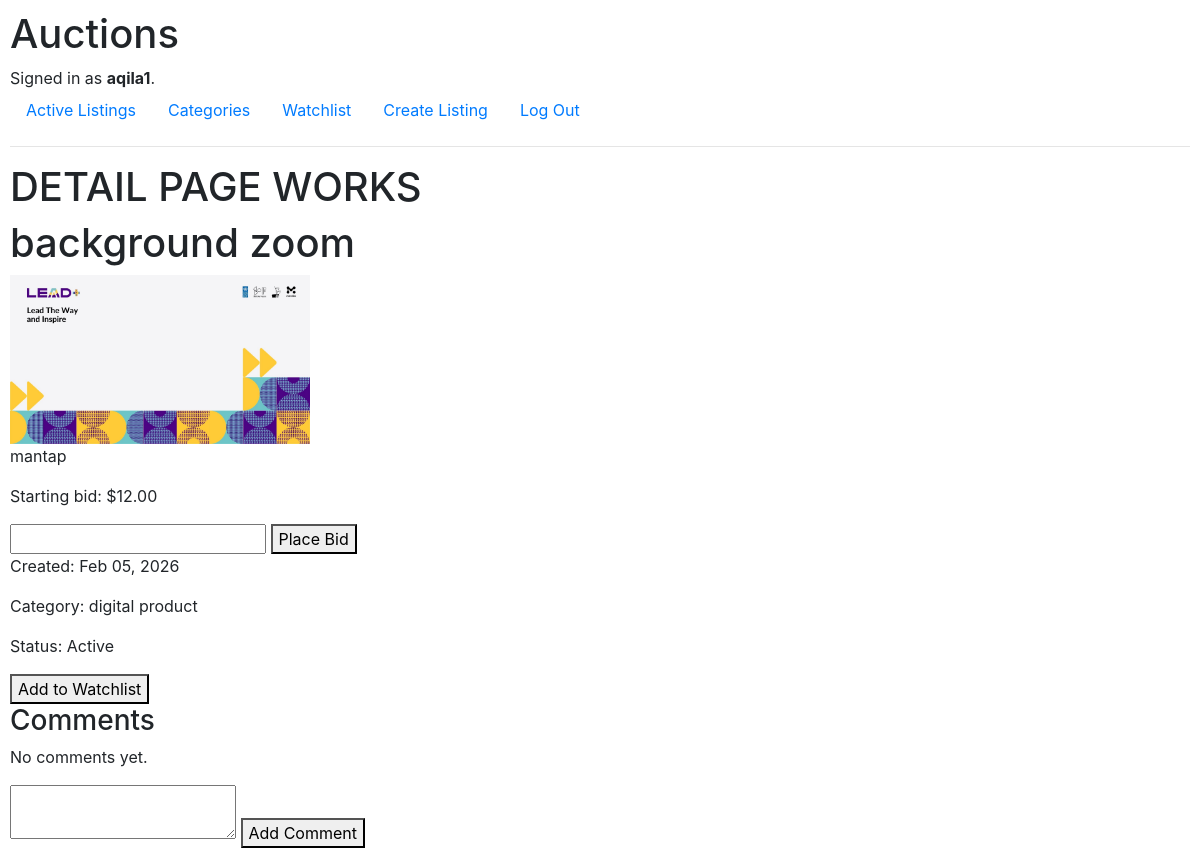
The app's page /listings/12/ (signed in) with its own data.
### auctions/models.py (models this page shows, shortened)
class User(AbstractUser):
    pass

class AuctionList(models.Model):
    owner = models.ForeignKey(
        User, on_delete = models.CASCADE, related_name="listings"
    )
    title = models.CharField(max_length=120)
    description = models.TextField()
    starting_bid = models.DecimalField(
        max_digits=10, decimal_places=2
    )
    image = models.ImageField(    # or URL field
       upload_to ="images/", blank = True, null = True
    )
    category = models.ForeignKey(
        Category, on_delete=models.SET_NULL, related_name="listings",  blank = True, null = True
    )
    date_posted = models.DateTimeField(auto_now_add=True)
    is_active = models.BooleanField(default=True)
    winner = models.ForeignKey(
        User, on_delete = models.SET_NULL,  blank = True, null = True, related_name ="won_auction"
    )
    watchlist = models.ManyToManyField(
        User, blank = True, related_name = "watchlist"
    )

class Category(models.Model):
    name = models.CharField(
        max_length=64, unique=True
    )

### auctions/views.py (the view, shortened to what this page needs)
# urls.py: path("listings/<int:listing_id>/", views.listing_detail, name="listing_detail"),
def listing_detail(request, listing_id):
    listing = get_object_or_404(AuctionList, pk=listing_id)
    bids = listing.bids.order_by("-amount")
    comments = listing.comments.order_by("-timestamp")
    highest_bid = bids.first()
    if highest_bid:
        current_price = highest_bid.amount
    else:
        current_price = listing.starting_bid
    is_owner = False
    is_watching = False
    is_winner = False
    if request.user.is_authenticated:
        is_owner = request.user == listing.owner
        is_watching = listing.watchlist.filter(id=request.user.id).exists()
        is_winner = (
            not listing.is_active
            and listing.winner == request.user
        )
    error_message = None
    return render(request, "auctions/listing_detail.html", {
        "listing": listing,
        "current_price": current_price,
        "bids": bids,
         "highest_bid": highest_bid,
        "comments": comments,
        "is_owner": is_owner,
        "is_watching": is_watching,
        "is_winner": is_winner,
        "error": error_message,
    })

### auctions/templates/auctions/listing_detail.html (shortened to what this page needs)
{% extends "auctions/layout.html" %}
{% block body %}
<h1>DETAIL PAGE WORKS</h1>
<h1>{{ listing.title }}</h1>
{% if listing.image %}
  <img src="{{ listing.image.url }}" width="300">
{% else %}
    <p>No image provided</p>
{% endif %}
<p>{{ listing.description }}</p>
<p>Starting bid: ${{ listing.starting_bid }}</p>
{% if user.is_authenticated and listing.is_active and user != listing.owner %}
  <form method="post">
    <input type="number" step="0.01" name="bid" required>
    <button type="submit">Place Bid</button>
  </form>
{% endif %}
<p>Created: {{ listing.date_posted|date:"M d, Y" }}</p>
{% if listing.category %}
  <p>Category: {{ listing.category.name }}</p>
{% endif %}
<p>Status: {{ listing.is_active|yesno:"Active,Closed" }}</p>
{% if user.is_authenticated and user != listing.owner %}
  <form action="{% url 'toggle_watchlist' listing.id %}" method="post">
    <button type="submit">
      {% if user in listing.watchlist.all %}
        Remove from Watchlist
      {% else %}
        Add to Watchlist
      {% endif %}
    </button>
  </form>
{% endif %}
<h3>Comments</h3>
{% for comment in listing.comments.all %}
  <p>
    <strong>{{ comment.user.username }}</strong><br>
    {{ comment.text }}<br>
    <small>{{ comment.created_at|date:"M d, Y H:i" }}</small>
  </p>
{% empty %}
  <p>No comments yet.</p>
{% endfor %}
{% if user.is_authenticated %}
  <form method="post">
    <textarea name="comment" required></textarea>
    <button type="submit">Add Comment</button>
  </form>
{% endif %}
{% endblock %}

### auctions/templates/auctions/layout.html (shortened to what this page needs)
{% load static %}
<!DOCTYPE html>
<html lang="en">
    <head>
        <link rel="stylesheet" href="https://stackpath.bootstrapcdn.com/bootstrap/4.4.1/css/bootstrap.min.css">
        <link href="{% static 'auctions/styles.css' %}" rel="stylesheet">
    </head>
    <body>
        <h1>Auctions</h1>
        <div>
            {% if user.is_authenticated %}
                Signed in as <strong>{{ user.username }}</strong>.
            {% else %}
                Not signed in.
            {% endif %}
        </div>
        <ul class="nav">
            <li class="nav-item">
                <a class="nav-link" href="{% url 'index' %}">Active Listings</a>
            </li>
            <li class="nav-item">
                <a class="nav-link" href="{% url 'index' %}">Categories</a>
            </li>
            <li class="nav-item">
                <a class="nav-link" href="{% url 'watchlist' %}">Watchlist</a>
            </li>
            <li class="nav-item">
                <a class="nav-link" href="{% url 'create_listing' %}">Create Listing</a>
            </li>
            {% if user.is_authenticated %}
                <li class="nav-item">
                    <a class="nav-link" href="{% url 'logout' %}">Log Out</a>
                </li>
            {% endif %}
        </ul>
        <hr>
        {% block body %}
        {% endblock %}
    </body>
</html>

### auctions/static/auctions/styles.css (style rules this page uses)
body { padding: 10px; }

### records on screen
User: username "aqila1"
AuctionList: title "background zoom", image (picture), description "mantap", starting_bid "12.00", date_posted "Feb 05, 2026", category.name "digital product", is_active "Active"
